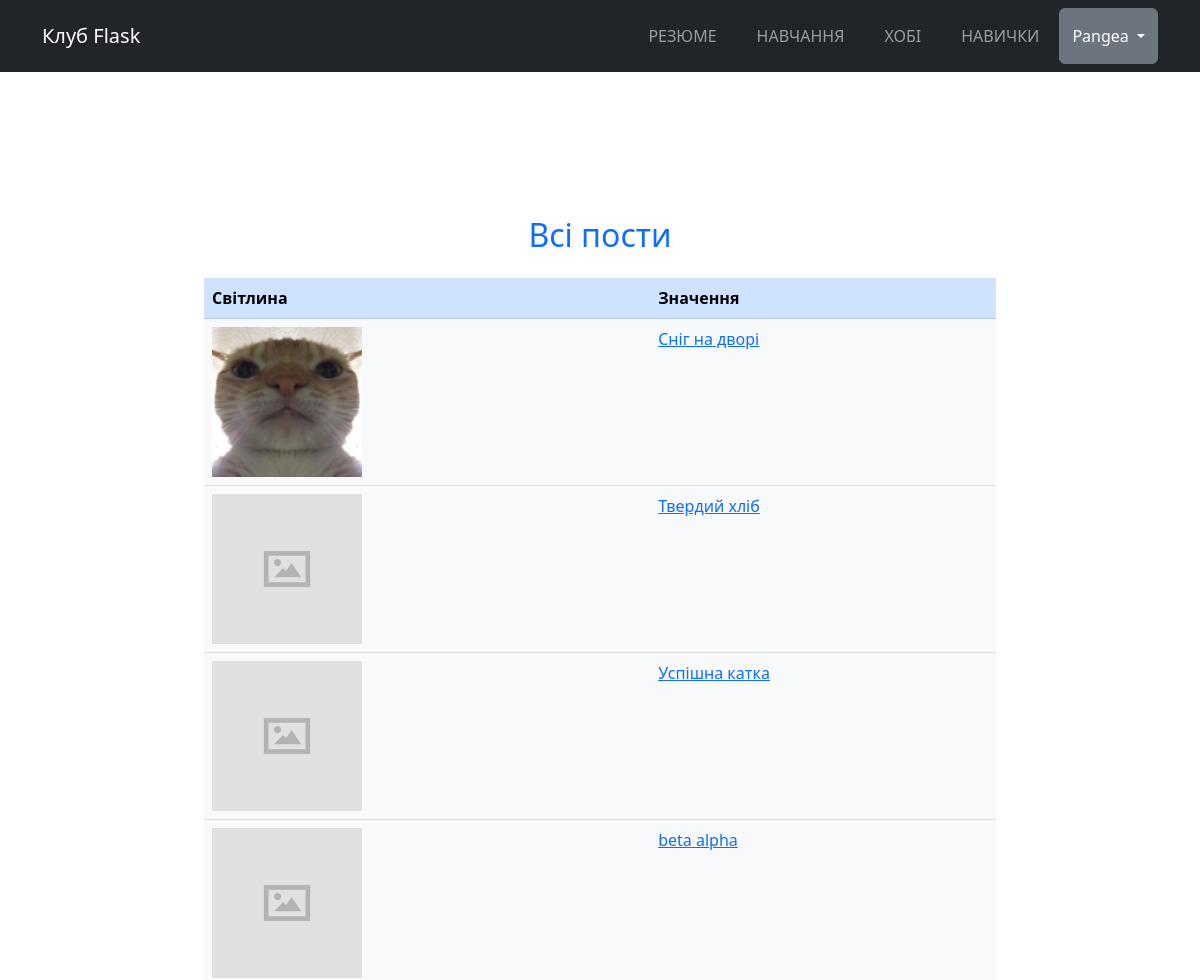
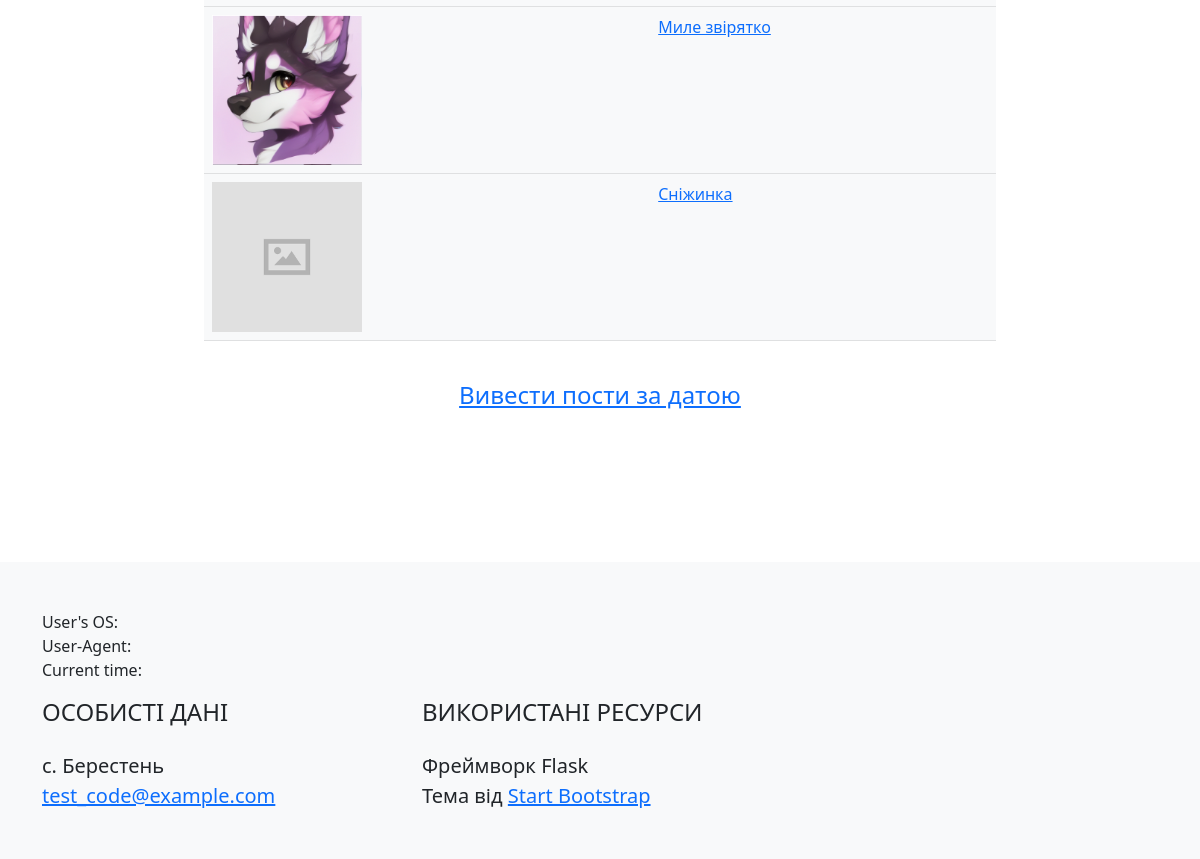
/post/ (signed in), run on the app's committed database (2 pictures, top to bottom).
### app/auth/models.py (models this page shows, shortened)
class User(db.Model, UserMixin):
    id = db.Column(db.Integer, primary_key=True)
    username = db.Column(db.String(20), unique=True, nullable=False)
    email = db.Column(db.String(120), unique=True, nullable=False)
    about_me = db.Column(db.String(140))
    last_seen = db.Column(db.DateTime, default=datetime.now())
    password = db.Column(db.String(60), nullable=False)
    image_file = db.Column(db.String(60), nullable=False, server_default='default.jpg')

### app/post/models.py (models this page shows, shortened)
class Post(db.Model):
    id = db.Column(db.Integer, primary_key=True)
    title = db.Column(db.String(100), nullable=False)
    text = db.Column(db.Text, nullable=True)
    image_file = db.Column(db.String(64), nullable=False, server_default='postdefault.png')
    created = db.Column(db.DateTime, default=datetime.now())
    type = db.Column(db.Enum(PostType))
    enabled = db.Column(db.Boolean, default=True, nullable=False)
    user_id = db.Column(db.Integer, db.ForeignKey('user.id'), nullable=False)
    category_id = db.Column(db.Integer, db.ForeignKey('category.id', name='fk_category_id'), nullable=True)
    tags = db.relationship('Tag', secondary=post_tag, backref='posts')

### app/post/views.py (the view)
@post_blueprint.route("/", methods=['GET', 'POST'])
@login_required
def view_post():
    all_posts = Post.query.all()
    image_file = url_for('static', filename='images/')
    return render_template('show_all_posts.html', all_posts=all_posts, image_file=image_file)

### app/auth/models.py (called while the page is built)
@login_manager.user_loader
def user_loader(user_id):
    return User.query.get(int(user_id))

### app/post/templates/post/show_all_posts.html (shortened to what this page needs)
{% extends 'base.html' %}
{% block body %}
<section>
    <h2 class="page-section-heading text-center text-primary mb-0">Всі пости</h2>
    <div class="row justify-content-center">
        <div class="container col-md-8 col-lg-8">
            <br>
            <table class="table table-light">
                <thead class="table-primary">
                    <tr class = "postTable">
                        <th class = "postTable">Світлина</th>
                        <th class = "postTable">Значення</th>
                    </tr>
                </thead>
                <tbody>
                    {% for post in all_posts %}
                    <tr>
                        <th scope="row"><img src="{{url_for('post_bp.static', filename='images/' + post.image_file)}}" width="150px"></th>
                        <td class = "postTable"><a href="{{ url_for('post_bp.view_detail', id=post.id) }}">{{ post.title }}</a></td>
                    </tr>
                    {% else %}
                        <tr>
                            <td colspan="4"><strong>Пости відсутні. <a href={{url_for("post_bp.create")}}>Створіть свій перший пост</a></strong></td>
                        </tr>
                    {% endfor %}
                </tbody>
            </table>
            <br>
            <h4 class="text-center"><a href={{url_for("post_bp.view_post_by_date")}}>Вивести пости за датою</a></h4>
        </div>
    </div>
</section>
{% endblock %}

### app/templates/base.html (shortened to what this page needs)
<!DOCTYPE html>
<html>
<head>
    <link rel="stylesheet" type="text/css" href={{ url_for('static', filename='css/styles.css') }}>
</head>
<body>
    {% include 'nav.html' %}
    {% block body %}
    {% endblock %}
    <footer class="py-5 bg-light">
        <div class="container">
            <div class="row">
                <p>User's OS: {{ user_os }} <br>
                    User-Agent: {{ user_agent }} <br>
                    Current time: {{ current_time }} <br>
                </p>
            </div>
            <div class="row">
                <div class="col-lg-4 mb-5 mb-lg-0">
                    <h4 class="text-uppercase mb-4">Особисті дані</h4>
                    <p class="lead mb-0">
                        с. Берестень
                        <br />
                        <a href=mailto:test_code@example.com>test_code@example.com</a>
                    </p>
                </div>
                <div class="col-lg-4">
                    <h4 class="text-uppercase mb-4">Використані ресурси</h4>
                    <p class="lead mb-0">
                        Фреймворк Flask <br>
                        Тема від <a href="http://startbootstrap.com">Start Bootstrap</a>
                    </p>
                </div>
            </div>
        </div>
    </footer>
</body>
</html>

### app/templates/nav.html (shortened to what this page needs)
{% set menu = {
    "Резюме": url_for("home_bp.cv"),
    "Навчання": url_for("home_bp.edu"),
    "Хобі": url_for("home_bp.hobbies"),
    "Навички": url_for("home_bp.skills"),
} %}
<nav class="navbar navbar-expand-lg navbar-dark bg-dark" id="mainNav"" id="mainNav">
    <div class="container">
        <a class="navbar-brand" href="{{url_for("home_bp.home")}}">Клуб Flask</a>
        <div class="collapse navbar-collapse" id="navbarResponsive">
            <ul class="navbar-nav ms-auto">
                {%for name, url in menu.items() %}
                <li class="nav-item mx-0 mx-lg-1"><a class="nav-link py-3 px-0 px-lg-3 rounded" href={{url}}> {{ name | upper}} </a></li>
                {% endfor %}
                {% if current_user.is_authenticated %}
                <div class="btn-group">
                    <button class="btn btn-secondary dropdown-toggle " type="button" id="dropdownMenuButton" data-bs-toggle="dropdown" aria-haspopup="true" aria-expanded="false">
                        {{ current_user.username }}
                    </button>
                </div>
                {% else %}
                    <li class="nav-item mx-0 mx-lg-1"><a class="nav-link py-3 px-0 px-lg-3 rounded" href={{ url_for('auth_bp.login') }}> Увійти </a></li>
                {% endif %}
            </ul>
        </div>
    </div>
</nav>

### data on the page
User: username "Pangea"
Post: image_file (picture), title "Сніг на дворі"
Post: image_file (placeholder picture), title "Твердий хліб"
Post: image_file (placeholder picture), title "Успішна катка"
Post: image_file (placeholder picture), title "beta alpha"
Post: image_file (picture), title "Миле звірятко"
Post: image_file (placeholder picture), title "Сніжинка"

### other printed values
{{ name | upper }} "РЕЗЮМЕ" "НАВЧАННЯ" "ХОБІ" "НАВИЧКИ"
